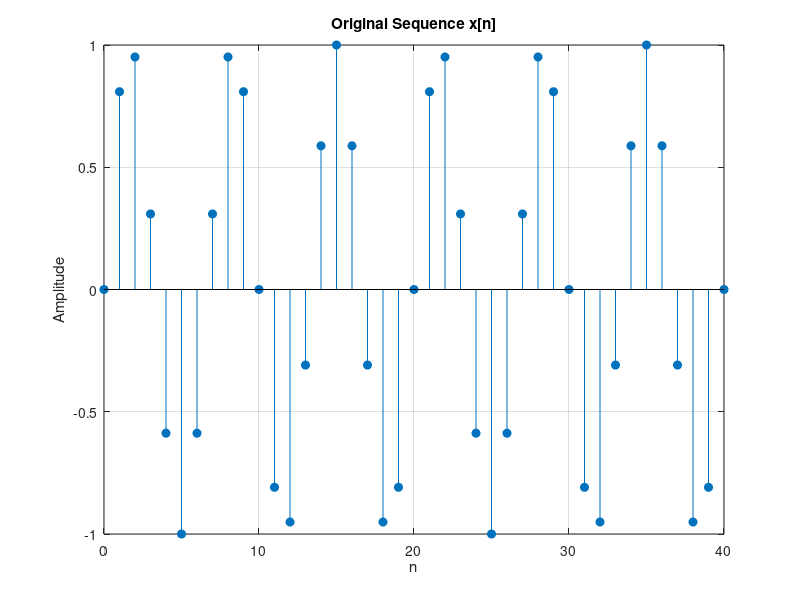
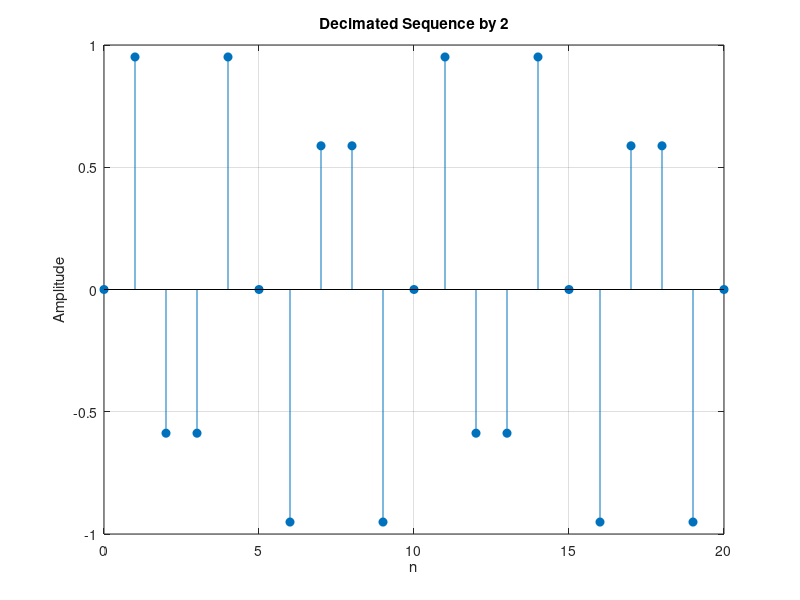
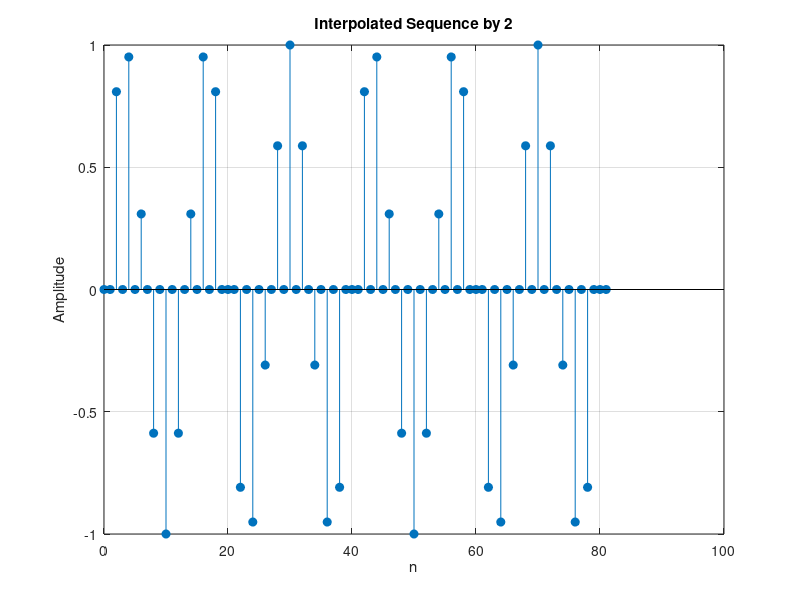
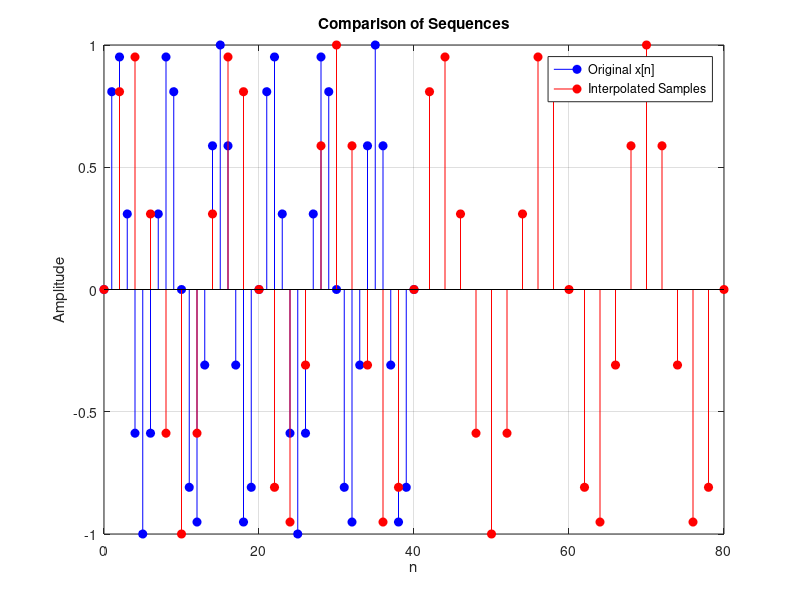

Recreate these plots in MATLAB, in order.
clc;
clear;
close all;

%% Original Sequence
n = 0:40;
x = sin(0.3*pi*n);

%% Decimation by 2
y = x(1:2:end);
nd = 0:length(y)-1;

%% Interpolation by 2
v = zeros(1, 2*length(x));
v(1:2:end) = x;
ni = 0:length(v)-1;

%% Figure 1: Original Sequence
figure;
stem(n, x, 'filled');
grid on;
title('Original Sequence x[n]');
xlabel('n');
ylabel('Amplitude');

%% Figure 2: Decimated Sequence
figure;
stem(nd, y, 'filled');
grid on;
title('Decimated Sequence by 2');
xlabel('n');
ylabel('Amplitude');

%% Figure 3: Interpolated Sequence
figure;
stem(ni, v, 'filled');
grid on;
title('Interpolated Sequence by 2');
xlabel('n');
ylabel('Amplitude');

%% Figure 4: Comparison
figure;
stem(n, x, 'b', 'filled');
hold on;

stem(0:2:length(v)-2, v(1:2:end), 'r', 'filled');

legend('Original x[n]', 'Interpolated Samples');
grid on;
title('Comparison of Sequences');
xlabel('n');
ylabel('Amplitude');
